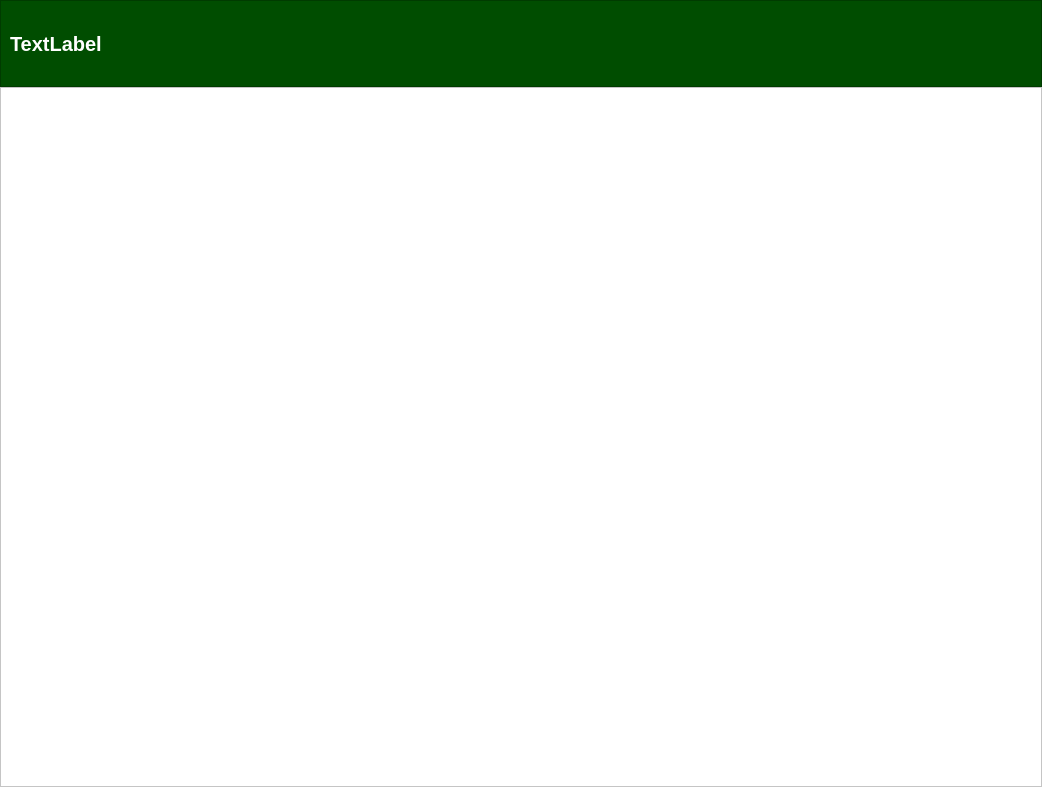
<?xml version="1.0" encoding="UTF-8"?>
<ui version="4.0">
 <class>Dialog</class>
 <widget class="QDialog" name="Dialog">
  <property name="geometry">
   <rect>
    <x>0</x>
    <y>0</y>
    <width>1042</width>
    <height>787</height>
   </rect>
  </property>
  <property name="windowTitle">
   <string>Dialog</string>
  </property>
  <layout class="QVBoxLayout" name="verticalLayout" stretch="1,8">
   <property name="spacing">
    <number>0</number>
   </property>
   <property name="leftMargin">
    <number>0</number>
   </property>
   <property name="topMargin">
    <number>0</number>
   </property>
   <property name="rightMargin">
    <number>0</number>
   </property>
   <property name="bottomMargin">
    <number>0</number>
   </property>
   <item>
    <widget class="QFrame" name="frame_superior">
     <property name="styleSheet">
      <string notr="true">#frame_superior{
	background-color: #004d00
}

#titulo{
	color: white; 
	font-size: 20px; 
	font-weight: bold; 
}</string>
     </property>
     <property name="frameShape">
      <enum>QFrame::StyledPanel</enum>
     </property>
     <property name="frameShadow">
      <enum>QFrame::Raised</enum>
     </property>
     <layout class="QHBoxLayout" name="horizontalLayout">
      <item>
       <widget class="QLabel" name="titulo">
        <property name="text">
         <string>TextLabel</string>
        </property>
       </widget>
      </item>
      <item>
       <spacer name="horizontalSpacer">
        <property name="orientation">
         <enum>Qt::Horizontal</enum>
        </property>
        <property name="sizeHint" stdset="0">
         <size>
          <width>910</width>
          <height>20</height>
         </size>
        </property>
       </spacer>
      </item>
     </layout>
    </widget>
   </item>
   <item>
    <widget class="QFrame" name="frame">
     <property name="styleSheet">
      <string notr="true">.QFrame{
	background-color: white;
}</string>
     </property>
     <property name="frameShape">
      <enum>QFrame::StyledPanel</enum>
     </property>
     <property name="frameShadow">
      <enum>QFrame::Raised</enum>
     </property>
    </widget>
   </item>
  </layout>
 </widget>
 <resources/>
 <connections/>
</ui>
